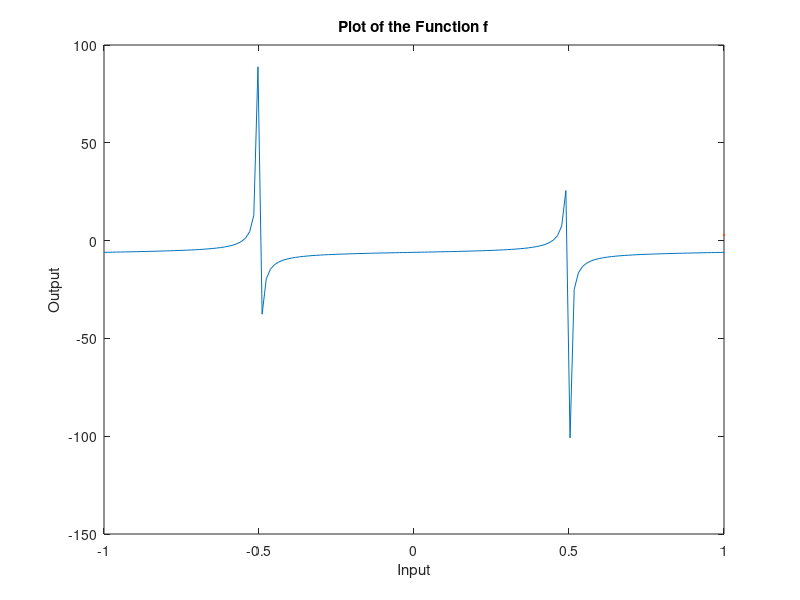

The MATLAB source for this figure:
% 1(a)
f = @(x) tan(pi*x) - 6;

%1(b)
x = linspace(-1,1, 150);
y = f(x);
plot(x, y, LineWidth = 3)

xlabel('Input')
ylabel('Output')
title('Plot of the Function f')

%1(c)
x0 = 0;
x1 = 0.48;
tol = 1e-8;

count = 1;

while (count <= 150)
    f0 = f(x0);
    f1 = f(x1);
    x2 = x1 - (f1*(x1-x0))/(f1-f0);
    f2 = f(x2);
    if abs(f2) < tol
        root = x2;
        break;
    end
    x0 = x1;
    x1 = x2;
    count = count+1;
end

%The iterate value are almost constant, however as they near the root their
%value spikes suddenly because of the nature of tan() function
